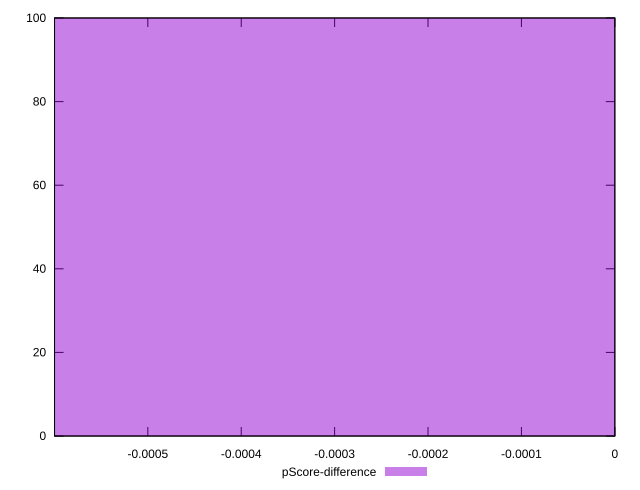

This chart was generated by the following gnuplot code:
reset

$pScoreDifference <<EOF
0 100
EOF

set key outside below
set boxwidth 0.1
set xrange [-0.0005998903443549253:-6.559572884867748e-10]
set yrange [0:100]
set trange [0:100]
set style fill transparent solid 0.5 noborder
set terminal svg size 640, 490 enhanced background rgb 'white'
set output "report_00017_2021-02-10T15-08-03.406Z/dom-size/samples/pages/pScore-difference/histogram.svg"

plot $pScoreDifference title "pScore-difference" with boxes

reset
